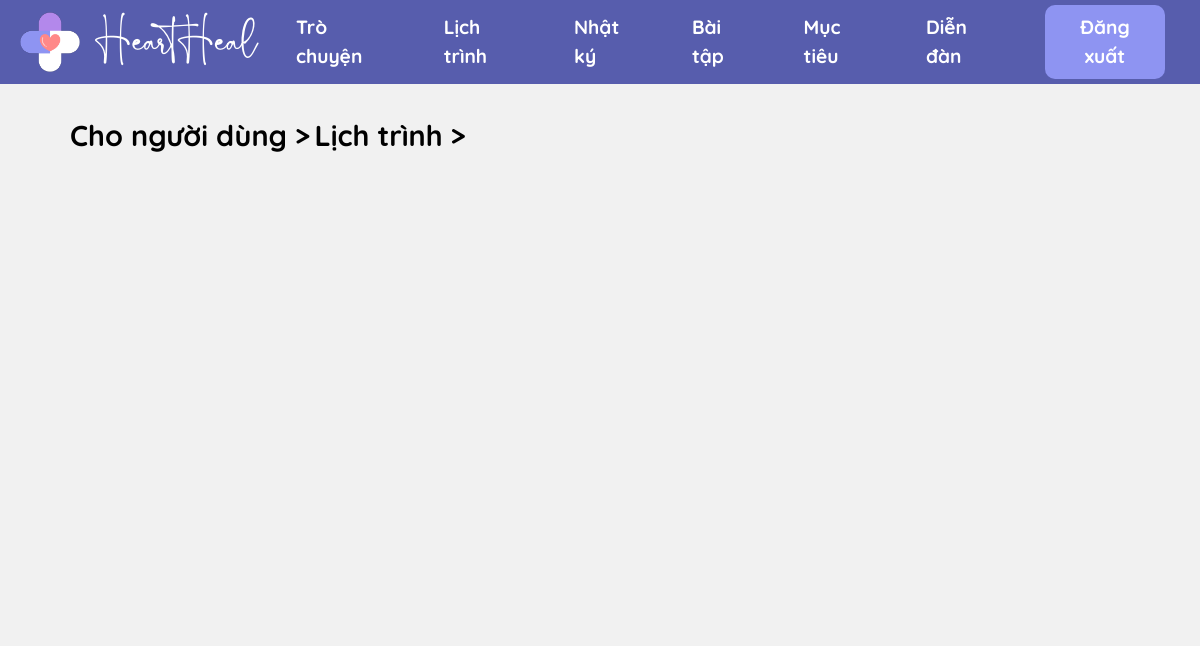
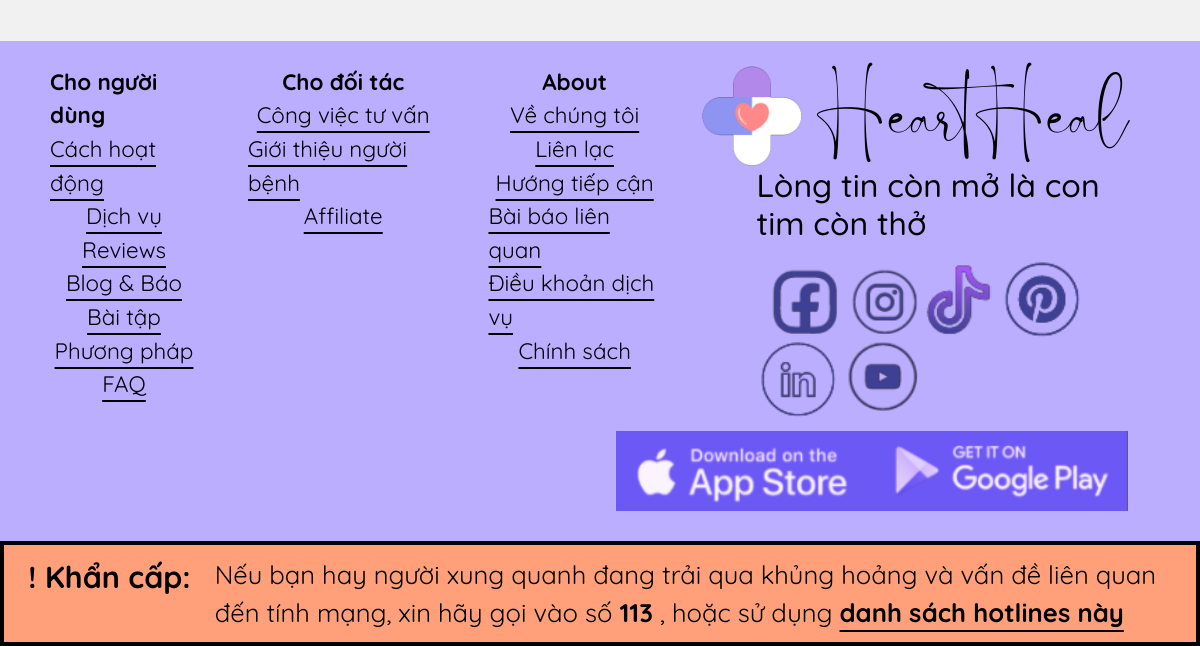
/schedule-me (signed in), run on an earlier commit of the app's database (2 pictures, top to bottom).
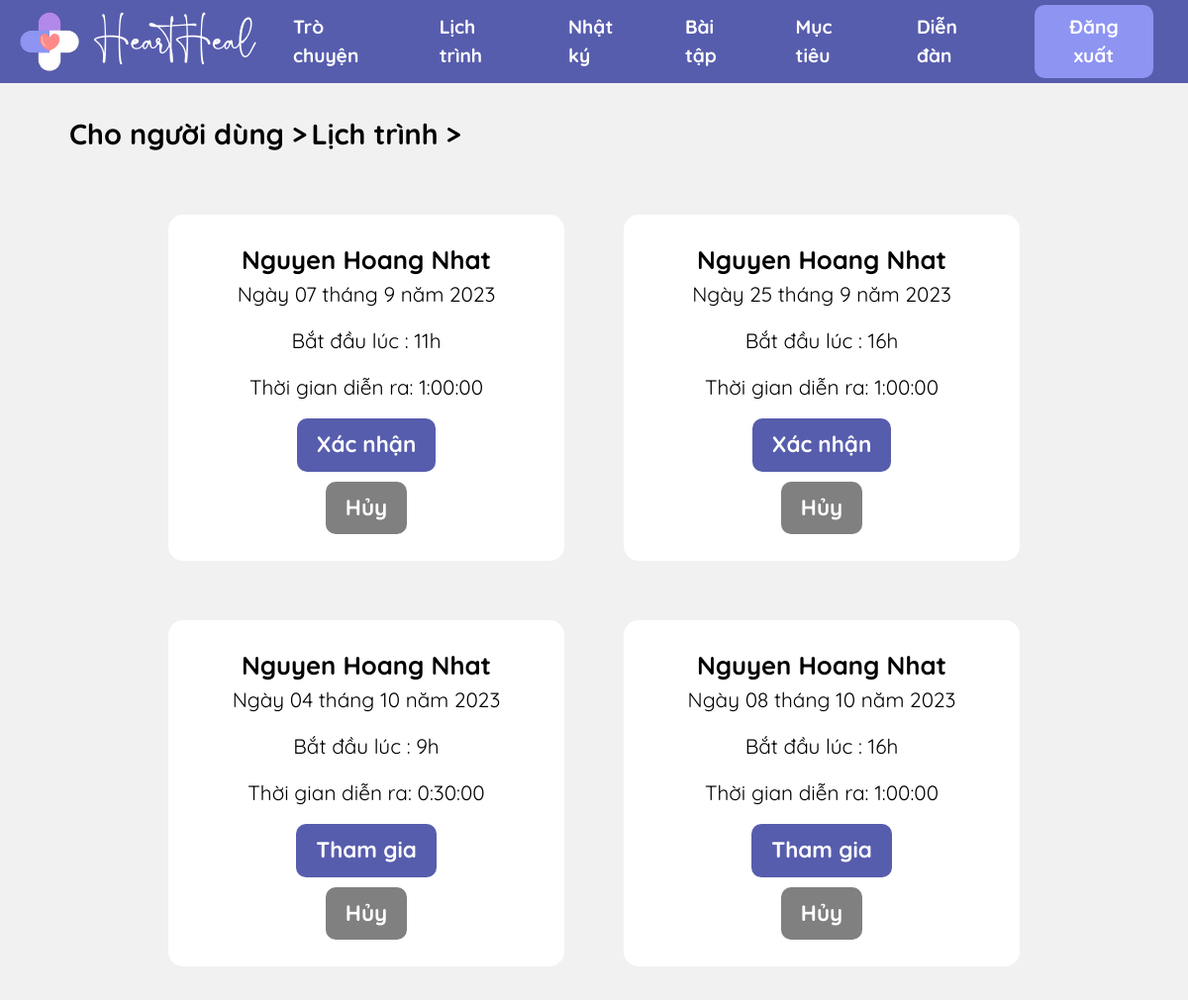
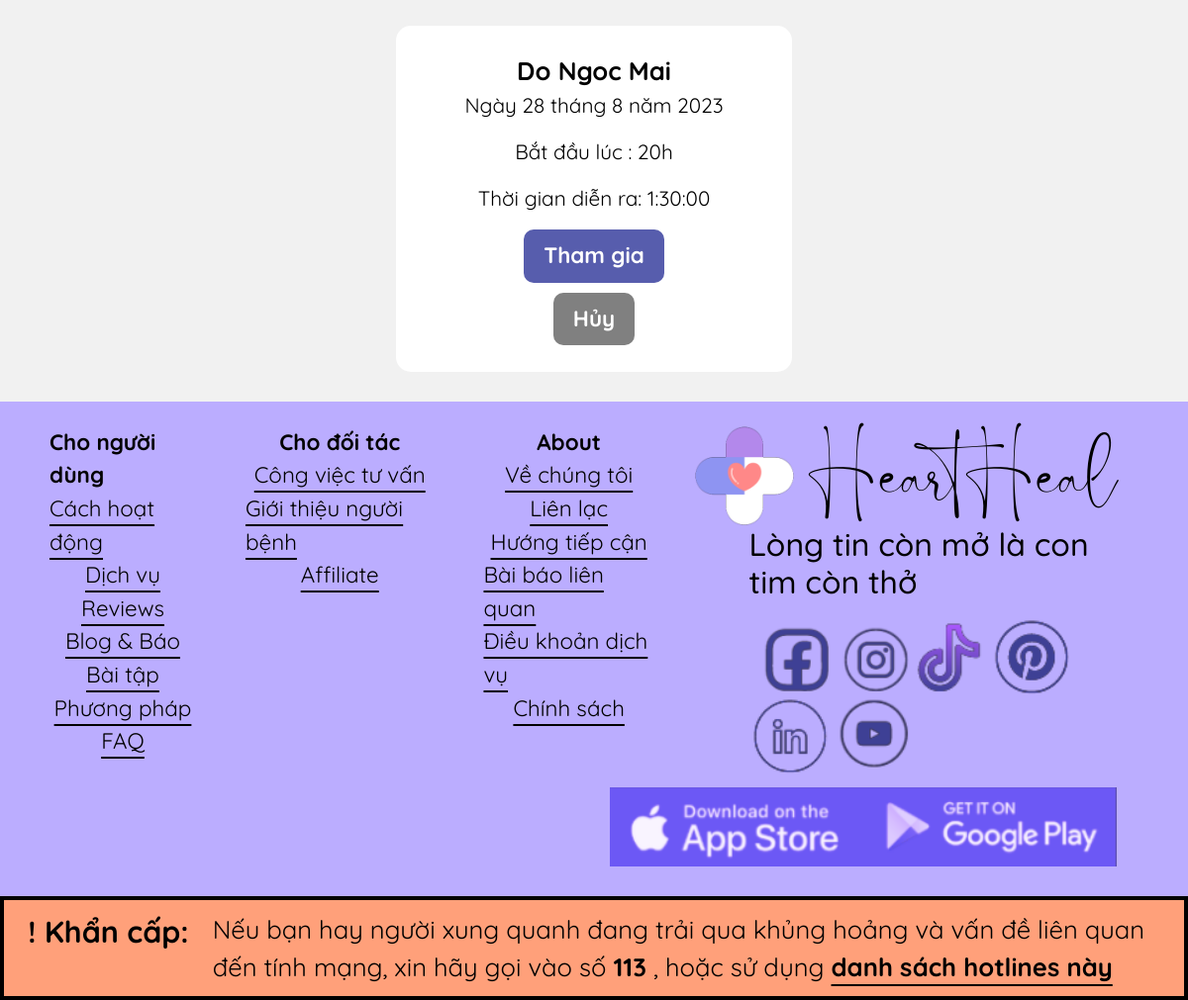
And on a later commit of the database (2 pictures, top to bottom).
### HeartHeal/models/schedule.py (models this page shows, shortened)
class Day(models.Model):
    date = models.DateField()
    calendar = models.ForeignKey(Calendar, on_delete=models.CASCADE, blank=True)
    meeting = models.OneToOneField(Meeting, on_delete=models.CASCADE, blank=True, null=True)

class Calendar(models.Model):
    patient = models.OneToOneField(User, on_delete=models.CASCADE, related_name='patient')
    doctor = models.ForeignKey(User, on_delete=models.CASCADE, related_name='doctor')
    def get_all_patient_calendar(doctor):
        return Calendar.objects.filter(doctor=doctor)

class Meeting(models.Model):
    title = models.CharField(max_length=200)
    when = models.IntegerField()
    duration = models.DurationField(default=datetime.time(hour=1))
    link_meeting = models.TextField(null=True, blank=True)

### HeartHeal/models/user.py (models this page shows, shortened)
class User(models.Model):
    name = models.CharField(max_length=255)
    phone = models.CharField(max_length=11, default=True)
    email = models.EmailField()
    password = models.CharField(max_length=100)
    image = models.ImageField(upload_to='imgs/', blank=True, null=True)
    assigned_doctor = models.ForeignKey('self',on_delete=models.CASCADE, blank=True, null=True)
    role = models.CharField(max_length=10, choices=ROLE, default='patient')
    doc_profile = models.TextField(null=True, blank=True)
    def get_user_by_id(id):
        try:
            return User.objects.get(id=id)
        except:
            return False

### HeartHeal/views/schedule.py (the view, shortened to what this page needs)
# urls.py: path('schedule-me', Schedule_me.as_view(), name='schedule-me'),
class Schedule_me(View):
    def get(self, request):
        if ('user' not in request.session):
            return redirect('login')
        current_user = User.get_user_by_id(request.session['user'])
        if request.session['role'] == 'doctor':
            calendars = Calendar.get_all_patient_calendar(doctor=current_user)
            days_have_meeting = []
            for calendar in calendars:
                days_have_meeting_per_patient = get_meeting_days_in_calendar(calendar)
                days_have_meeting += days_have_meeting_per_patient
        else:
            calendar = Calendar.get_calendar_patient(patient=current_user)
            if not calendar:
                return redirect('schedule')
            days_have_meeting = get_meeting_days_in_calendar(calendar)
        data = {
            "days" : days_have_meeting,
            'current_user': current_user
        }
        return render(request, 'schedule_me.html', data)

### HeartHeal/views/schedule.py (called while the page is built)
def get_meeting_days_in_calendar(calendar):
    days = Day.objects.filter(calendar=calendar)
    days_have_meeting = []
    for day in days:
        if day.meeting:
            days_have_meeting.append(day)
    return days_have_meeting

### HeartHeal/templates/schedule_me.html (shortened to what this page needs)
{% extends 'base_user.html' %}
{% load static %}
{% load i18n %}
{% block css %}
<link rel="stylesheet" href="{% static 'css/schedule_me.css' %}">
{% endblock %}
{% block navend %}
  <li class="nav-item custom-nav-item-pill">
    <form action="/dashboard" method="POST">
        <button type="submit" class="nav-link active"
        style="-webkit-appearance: none; -moz-appearance: none; outline: none; border: none; background: none; font-weight: bold;">
        Đăng xuất
    </button>
    </form>
  </li>
{% endblock %}
{% block content %}
  {% if current_user.role == 'patient' %}
    <div class="crumb-line">
      <a class="custom-crumb" href="{% url 'dashboard' %}">
        Cho người dùng >
      </a>
      <a class="custom-crumb" href="{% url 'schedule' %}">
        Lịch trình >
      </a>
      <a class="custom-crumb" href="{% url 'schedule-me' %}">
        Buổi tư vấn của tôi
      </a>
    </div>
    <div id="meetings-frame">
      {% for day in days %}
      <div class="meeting">
        {{day.calendar.doctor.name}}
        <p>{{day.date}}</p>
        <p>Bắt đầu lúc : {{day.meeting.when}}h</p>
        <p>Thời gian diễn ra: {{day.meeting.duration}}</p>
        {% if day.meeting.link_meeting %}
            <a class="meeting-btn" href="{{day.meeting.link_meeting}}" target="_blank">Tham gia</a>
        {% else %}
            <a class="meeting-btn" style="background-color: grey;" target="_blank">Đợi xác nhận</a>
        {% endif %}
      </div>
      {% endfor %}
    </div>
  {% else %}
    <div class="crumb-line">
      <a class="custom-crumb" href="{% url 'dashboard' %}">
        Cho người dùng >
      </a>
      <a class="custom-crumb" href="{% url 'schedule' %}">
        Lịch trình >
      </a>
    </div>
    <div id="meetings-frame">
      {% for day in days %}
        <div class="meeting">
          {{day.calendar.patient.name}}
          <p>{{day.date}}</p>
          <p>Bắt đầu lúc : {{day.meeting.when}}h</p>
          <p>Thời gian diễn ra: {{day.meeting.duration}}</p>
          {% if day.meeting.link_meeting %}
            <a class="meeting-btn" href="{{day.meeting.link_meeting}}" target="_blank">Tham gia</a>
            <form class="" action="{% url 'schedule-me' %}" method="POST" style="display: inline-block;">
              <button type="submit" style="background-color: grey; margin-top: 10px;" class="meeting-btn">Hủy</button>
            </form>
          {% else %}
            {% with title_str=day.date.day|stringformat:"s" month_str=day.date.month|stringformat:"s" year_str=day.date.year|stringformat:"s" %}
              {% with day_str|add:"/"|add:month_str|add:"/"|add:year_str as unique_id %}
                {% with unique_id|add:"_title" as unique_title_id %}
                <button type="button" class="meeting-btn" data-bs-toggle="modal" data-bs-target="#unique_id" style="padding: 10px 20px;">
                  Xác nhận
                </button>
                <form class="" action="{% url 'schedule-me' %}" method="POST" style="display: inline-block;">
                  <button type="submit" style="background-color: grey; margin-top: 10px;" class="meeting-btn">Hủy</button>
                </form>
                {% endwith %}
              {% endwith %}
            {% endwith %}
          {% endif %}
        </div>
      {% endfor %}
    </div>
  {% endif %}
{% endblock %}

### HeartHeal/templates/base_user.html (shortened to what this page needs)
<!doctype html>
{% load static %}
<html lang="vi">
  <head>
    <link href="https://cdn.jsdelivr.net/npm/bootstrap@5.0.2/dist/css/bootstrap.min.css" rel="stylesheet">
    <link rel="stylesheet" href="{% static 'css/base.css' %}">
    {% block css %} {% endblock %}
  </head>
  <body>
    <nav class="navbar navbar-dark navbar-expand-lg" id="custom-nav-bar">
      <a class="navbar-brand d-flex align-items-center" href="/">
        <img src="{% static 'img/logo.png' %}" style="height: 60px; width: auto; margin-right: 15px;">
        HeartHeal
      </a>
      <div class="collapse navbar-collapse justify-content-end">
        <ul class="navbar-nav align-items-center">
          <li class="nav-item">
            <a class="nav-link active"href="{% url 'chat-room' %}">Trò chuyện</a>
          </li>
          <li class="nav-item dropdown">
            <div class="dropdown">
              <a class="nav-link active dropdown"href="{% url 'schedule' %}">Lịch trình</a>
            </div>
          </li>
          <li class="nav-item">
            <a class="nav-link active"href="{% url 'journal' %}">Nhật ký</a>
          </li>
          <li class="nav-item">
            <a class="nav-link active"href="{% url 'practice-home' %}">Bài tập</a>
          </li>
          <li class="nav-item">
            <a class="nav-link active"href="{% url 'goal' %}">Mục tiêu</a>
          </li>
          <li class="nav-item">
            <a class="nav-link active"href="{% url 'forum' %}">Diễn đàn</a>
          </li>
          {% block navend %} {% endblock %}
        </ul>
      </div>
    </nav>
    {% block content %}{% endblock %}
    <footer>
      <div class="row">
        <div class="col-lg-7 d-flex justify-content-center align-items-center">
          <div class="footer-link-group">
            <div style="font-weight: bold;">Cho người dùng</div>
            <a href="{% url 'how-it-works' %}">Cách hoạt động</a>
            <a href="#">Dịch vụ</a>
            <a href="#">Reviews</a>
            <a href="{% url 'news' %}">Blog & Báo</a>
            <a href="#">Bài tập</a>
            <a href="#">Phương pháp</a>
            <a href="#">FAQ</a>
          </div>
          <div class="footer-link-group">
            <div style="font-weight: bold;">Cho đối tác</div>
            <a href="#">Công việc tư vấn</a>
            <a href="#">Giới thiệu người bệnh</a>
            <a href="#">Affiliate</a>
          </div>
          <div class="footer-link-group">
            <div style="font-weight: bold;">About</div>
            <a href="#">Về chúng tôi</a>
            <a href="{% url 'contact' %}">Liên lạc</a>
            <a href="#">Hướng tiếp cận</a>
            <a href="{% url 'news' %}">Bài báo liên quan</a>
            <a href="#">Điều khoản dịch vụ</a>
            <a href="#">Chính sách</a>
          </div>
        </div>
        <div class="col-lg-5 d-flex flex-column justify-content-between align-items-end" style="padding: 0 5%;">
          <div style="font-size: 2.5rem; font-family: blastine, sans-serif;" class="d-flex align-items-center justify-content-between">
            <img src="{% static 'img/logo.png' %}" style="height: 100px; width: 100px; margin-right: 15px;">
            HeartHeal
          </div>
          <h2>Lòng tin còn mở là con tim còn thở</h2>
          <div style="margin: 10px 0;">
            <a href="#"><img src="{% static 'img/facebook.png' %}" style="height: 80px; width: auto; display: inline-block;"></a>
            <a href="#"><img src="{% static 'img/insta.png' %}" style="height: 80px; width: auto; display: inline-block;"></a>
            <a href="#"><img src="{% static 'img/tiktok.png' %}" style="height: 80px; width: auto; display: inline-block;"></a>
            <a href="#"><img src="{% static 'img/pinterest.png' %}" style="height: 80px; width: auto; display: inline-block;"></a>
            <a href="#"><img src="{% static 'img/linkedin.png' %}" style="height: 80px; width: auto; display: inline-block;"></a>
            <a href="#"><img src="{% static 'img/youtube.png' %}" style="height: 80px; width: auto; display: inline-block;"></a>
          </div>
          <a href="#"><img src="{% static 'img/download.png' %}" style="height: 80px; width: auto; display: inline-block;"></a>
        </div>
      </div>
    </footer>
    <div class="row" style="background-color: lightsalmon; border: 4px solid black; width: 100%; margin: 0; padding: 10px 0;">
      <div class="col-lg-2" style="font-size: 1.9rem; font-weight: bold; text-align: right;">! Khẩn cấp: </div>
      <div class="col-lg-10" style="font-size: 1.6rem; text-align: left;">
        Nếu bạn hay người xung quanh đang trải qua khủng hoảng và vấn đề liên quan đến tính mạng, xin hãy gọi vào số
        <div style="font-weight: bold; display: inline-block; font-size: 1.6rem">113</div>
        , hoặc sử dụng <a href="{% url 'hotlines' %}" style="font-weight: bold; display: inline-block; font-size: 1.6rem; color: black; text-decoration: underline;">danh sách hotlines này</a>
      </div>
    </div>
  </body>
</html>

### HeartHeal/static/css/base.css (style rules this page uses)
body { min-height: 300px; background-color: rgb(241,241,241); }
.navbar-brand { font-size: 1.3rem; font-family: blastine, sans-serif; }
* { box-sizing: border-box; font-family: quicksand, sans-serif; text-underline-offset: 0.5rem; color: black; margin: 0; padding: 0; font-size: 16px; }
a:link { text-decoration: none; }
#custom-nav-bar { background-color: #575dad; color: white; font-weight: bold; width: 100%; padding: 5px 20px; position: sticky; top: 0; z-index: 10; }
.navbar-nav .nav-item .nav-link { font-size: 1.2rem; }
.navbar-nav .nav-item { margin: 0 15px; }
.custom-nav-item-pill { background-color: transparent; border-radius: 10px; padding: 0 5px; background-color: rgb(142,148,242) !important; }
footer { width: 100%; height: 500px; padding: 25px; padding-bottom: 0px; position: relative; background-color: rgb(187,173,255); }
.footer-link-group { margin: 0 25px; height: 100%; display: flex; align-items: center; flex-direction: column; }
.footer-link-group div, .footer-link-group a { font-size: 1.4rem; color: black; }
.footer-link-group a { text-decoration: underline; }
.crumb-line { margin: 30px 70px; }
.custom-crumb { display: inline-block; color: black; font-size: 1.8rem; text-decoration: none; font-weight: bold; }
.dropdown { position: relative; display: inline-block; }

### HeartHeal/static/css/schedule_me.css (style rules this page uses)
#meetings-frame { width: 100%; min-height: 500px; display: flex; justify-content: center; align-items: center; flex-wrap: wrap; }
.meeting { width: 400px; height: 350px; padding: 15px 25px; margin: 30px; border-radius: 15px; background-color: white; display: flex; flex-direction: column; justify-content: center; align-items: center; font-size: 1.6rem; font-weight: bold; }
.meeting p { font-size: 1.3rem; font-weight: lighter; }
.meeting-btn { padding: 10px 20px; background-color: rgb(87,93,173); border: none; border-radius: 10px; color: white; font-family: quicksand; font-size: 1.4rem; font-weight: bold; }

What changed in the data, as far as the page shows it:
added Day: calendar.patient.name "Nguyen Hoang Nhat", date "Ngày 07 tháng 9 năm 2023", meeting.when "11", meeting.duration "1:00:00"
added Day: calendar.patient.name "Nguyen Hoang Nhat", date "Ngày 25 tháng 9 năm 2023", meeting.when "16", meeting.duration "1:00:00"
added Day: calendar.patient.name "Nguyen Hoang Nhat", date "Ngày 04 tháng 10 năm 2023", meeting.when "9", meeting.duration "0:30:00"
added Day: calendar.patient.name "Nguyen Hoang Nhat", date "Ngày 08 tháng 10 năm 2023", meeting.when "16", meeting.duration "1:00:00"
added Day: calendar.patient.name "Do Ngoc Mai", date "Ngày 28 tháng 8 năm 2023", meeting.when "20", meeting.duration "1:30:00"
